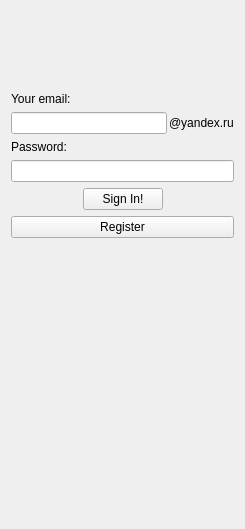
<ui version="4.0" >
 <class>YaLoginPage</class>
 <widget class="QWidget" name="YaLoginPage" >
  <property name="geometry" >
   <rect>
    <x>0</x>
    <y>0</y>
    <width>245</width>
    <height>529</height>
   </rect>
  </property>
  <property name="windowTitle" >
   <string>Form</string>
  </property>
  <layout class="QVBoxLayout" name="verticalLayout" >
   <item>
    <widget class="QLabel" name="errorLabel" >
     <property name="minimumSize" >
      <size>
       <width>0</width>
       <height>75</height>
      </size>
     </property>
     <property name="palette" >
      <palette>
       <active>
        <colorrole role="WindowText" >
         <brush brushstyle="SolidPattern" >
          <color alpha="255" >
           <red>255</red>
           <green>0</green>
           <blue>0</blue>
          </color>
         </brush>
        </colorrole>
       </active>
       <inactive>
        <colorrole role="WindowText" >
         <brush brushstyle="SolidPattern" >
          <color alpha="255" >
           <red>255</red>
           <green>0</green>
           <blue>0</blue>
          </color>
         </brush>
        </colorrole>
       </inactive>
       <disabled>
        <colorrole role="WindowText" >
         <brush brushstyle="SolidPattern" >
          <color alpha="255" >
           <red>119</red>
           <green>119</green>
           <blue>119</blue>
          </color>
         </brush>
        </colorrole>
       </disabled>
      </palette>
     </property>
     <property name="text" >
      <string/>
     </property>
     <property name="alignment" >
      <set>Qt::AlignCenter</set>
     </property>
     <property name="wordWrap" >
      <bool>true</bool>
     </property>
    </widget>
   </item>
   <item>
    <widget class="QLabel" name="label" >
     <property name="text" >
      <string>Your email:</string>
     </property>
    </widget>
   </item>
   <item>
    <layout class="QGridLayout" name="gridLayout" >
     <property name="horizontalSpacing" >
      <number>2</number>
     </property>
     <property name="verticalSpacing" >
      <number>0</number>
     </property>
     <item row="0" column="0" >
      <widget class="QLineEdit" name="login" />
     </item>
     <item row="0" column="1" >
      <widget class="QLabel" name="label_3" >
       <property name="text" >
        <string>@yandex.ru</string>
       </property>
      </widget>
     </item>
    </layout>
   </item>
   <item>
    <widget class="QLabel" name="label_2" >
     <property name="text" >
      <string>Password:</string>
     </property>
    </widget>
   </item>
   <item>
    <widget class="QLineEdit" name="password" >
     <property name="echoMode" >
      <enum>QLineEdit::Password</enum>
     </property>
    </widget>
   </item>
   <item>
    <layout class="QHBoxLayout" >
     <item>
      <spacer>
       <property name="orientation" >
        <enum>Qt::Horizontal</enum>
       </property>
       <property name="sizeHint" stdset="0" >
        <size>
         <width>40</width>
         <height>20</height>
        </size>
       </property>
      </spacer>
     </item>
     <item>
      <widget class="QStackedWidget" name="buttonStack" >
       <property name="sizePolicy" >
        <sizepolicy vsizetype="Maximum" hsizetype="Preferred" >
         <horstretch>0</horstretch>
         <verstretch>0</verstretch>
        </sizepolicy>
       </property>
       <property name="currentIndex" >
        <number>0</number>
       </property>
       <widget class="QWidget" name="signInPage" >
        <layout class="QVBoxLayout" >
         <property name="spacing" >
          <number>0</number>
         </property>
         <property name="margin" >
          <number>0</number>
         </property>
         <item>
          <widget class="YaPushButton" name="signIn" >
           <property name="text" >
            <string>Sign In!</string>
           </property>
          </widget>
         </item>
        </layout>
       </widget>
       <widget class="QWidget" name="signingInPage" >
        <layout class="QVBoxLayout" >
         <property name="spacing" >
          <number>0</number>
         </property>
         <property name="margin" >
          <number>0</number>
         </property>
         <item>
          <widget class="YaPushButton" name="signingIn" >
           <property name="text" >
            <string>Cancel</string>
           </property>
          </widget>
         </item>
        </layout>
       </widget>
      </widget>
     </item>
     <item>
      <spacer>
       <property name="orientation" >
        <enum>Qt::Horizontal</enum>
       </property>
       <property name="sizeHint" stdset="0" >
        <size>
         <width>40</width>
         <height>20</height>
        </size>
       </property>
      </spacer>
     </item>
    </layout>
   </item>
   <item>
    <widget class="YaLinkButton" name="registerButton" >
     <property name="text" >
      <string>Register</string>
     </property>
    </widget>
   </item>
   <item>
    <spacer>
     <property name="orientation" >
      <enum>Qt::Vertical</enum>
     </property>
     <property name="sizeHint" stdset="0" >
      <size>
       <width>221</width>
       <height>81</height>
      </size>
     </property>
    </spacer>
   </item>
   <item>
    <widget class="YaBusyWidget" native="1" name="busy" />
   </item>
  </layout>
 </widget>
 <customwidgets>
  <customwidget>
   <class>YaBusyWidget</class>
   <extends>QWidget</extends>
   <header>yabusywidget.h</header>
   <container>1</container>
  </customwidget>
  <customwidget>
   <class>YaPushButton</class>
   <extends>QPushButton</extends>
   <header>yapushbutton.h</header>
  </customwidget>
  <customwidget>
   <class>YaLinkButton</class>
   <extends>QPushButton</extends>
   <header>yalinkbutton.h</header>
  </customwidget>
 </customwidgets>
 <resources/>
 <connections/>
</ui>
